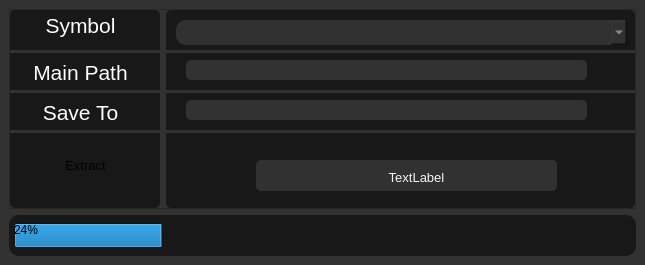
<?xml version="1.0" encoding="UTF-8"?>
<ui version="4.0">
 <class>MainWindow</class>
 <widget class="QMainWindow" name="MainWindow">
  <property name="geometry">
   <rect>
    <x>0</x>
    <y>0</y>
    <width>645</width>
    <height>265</height>
   </rect>
  </property>
  <property name="windowTitle">
   <string>MainWindow</string>
  </property>
  <property name="styleSheet">
   <string notr="true">background-color: rgb(50, 50, 50);</string>
  </property>
  <property name="tabShape">
   <enum>QTabWidget::Rounded</enum>
  </property>
  <widget class="QWidget" name="centralwidget">
   <layout class="QVBoxLayout" name="verticalLayout">
    <item>
     <widget class="QFrame" name="frame_upper">
      <property name="minimumSize">
       <size>
        <width>0</width>
        <height>200</height>
       </size>
      </property>
      <property name="frameShape">
       <enum>QFrame::StyledPanel</enum>
      </property>
      <property name="frameShadow">
       <enum>QFrame::Raised</enum>
      </property>
      <layout class="QHBoxLayout" name="horizontalLayout">
       <property name="leftMargin">
        <number>0</number>
       </property>
       <property name="topMargin">
        <number>0</number>
       </property>
       <property name="rightMargin">
        <number>0</number>
       </property>
       <property name="bottomMargin">
        <number>0</number>
       </property>
       <item>
        <widget class="QFrame" name="frame_upper_left">
         <property name="maximumSize">
          <size>
           <width>150</width>
           <height>16777215</height>
          </size>
         </property>
         <property name="styleSheet">
          <string notr="true">background-color: rgb(24, 24, 24);
border-radius:5px;</string>
         </property>
         <property name="frameShape">
          <enum>QFrame::StyledPanel</enum>
         </property>
         <property name="frameShadow">
          <enum>QFrame::Raised</enum>
         </property>
         <widget class="QLabel" name="label">
          <property name="geometry">
           <rect>
            <x>20</x>
            <y>0</y>
            <width>101</width>
            <height>31</height>
           </rect>
          </property>
          <property name="text">
           <string>&lt;html&gt;&lt;head/&gt;&lt;body&gt;&lt;p align=&quot;center&quot;&gt;&lt;span style=&quot; font-size:16pt; color:#fdfdfd;&quot;&gt;Symbol&lt;/span&gt;&lt;/p&gt;&lt;/body&gt;&lt;/html&gt;</string>
          </property>
         </widget>
         <widget class="Line" name="line">
          <property name="geometry">
           <rect>
            <x>0</x>
            <y>40</y>
            <width>151</width>
            <height>3</height>
           </rect>
          </property>
          <property name="minimumSize">
           <size>
            <width>100</width>
            <height>0</height>
           </size>
          </property>
          <property name="styleSheet">
           <string notr="true">background-color: rgb(50, 50, 50);</string>
          </property>
          <property name="orientation">
           <enum>Qt::Horizontal</enum>
          </property>
         </widget>
         <widget class="QLabel" name="label_2">
          <property name="geometry">
           <rect>
            <x>20</x>
            <y>50</y>
            <width>101</width>
            <height>21</height>
           </rect>
          </property>
          <property name="text">
           <string>&lt;html&gt;&lt;head/&gt;&lt;body&gt;&lt;p align=&quot;center&quot;&gt;&lt;span style=&quot; font-size:16pt; color:#fdfdfd;&quot;&gt;Main Path&lt;/span&gt;&lt;/p&gt;&lt;/body&gt;&lt;/html&gt;</string>
          </property>
         </widget>
         <widget class="Line" name="line_2">
          <property name="geometry">
           <rect>
            <x>0</x>
            <y>80</y>
            <width>151</width>
            <height>3</height>
           </rect>
          </property>
          <property name="minimumSize">
           <size>
            <width>100</width>
            <height>0</height>
           </size>
          </property>
          <property name="styleSheet">
           <string notr="true">background-color: rgb(50, 50, 50);</string>
          </property>
          <property name="orientation">
           <enum>Qt::Horizontal</enum>
          </property>
         </widget>
         <widget class="QLabel" name="label_3">
          <property name="geometry">
           <rect>
            <x>20</x>
            <y>90</y>
            <width>101</width>
            <height>21</height>
           </rect>
          </property>
          <property name="text">
           <string>&lt;html&gt;&lt;head/&gt;&lt;body&gt;&lt;p align=&quot;center&quot;&gt;&lt;span style=&quot; font-size:16pt; color:#ffffff;&quot;&gt;Save To&lt;/span&gt;&lt;/p&gt;&lt;/body&gt;&lt;/html&gt;</string>
          </property>
         </widget>
         <widget class="Line" name="line_3">
          <property name="geometry">
           <rect>
            <x>0</x>
            <y>120</y>
            <width>151</width>
            <height>3</height>
           </rect>
          </property>
          <property name="minimumSize">
           <size>
            <width>100</width>
            <height>0</height>
           </size>
          </property>
          <property name="styleSheet">
           <string notr="true">background-color: rgb(50, 50, 50);</string>
          </property>
          <property name="orientation">
           <enum>Qt::Horizontal</enum>
          </property>
         </widget>
         <widget class="QPushButton" name="pushButton_extract">
          <property name="geometry">
           <rect>
            <x>30</x>
            <y>140</y>
            <width>91</width>
            <height>31</height>
           </rect>
          </property>
          <property name="font">
           <font>
            <pointsize>10</pointsize>
           </font>
          </property>
          <property name="styleSheet">
           <string notr="true">background-color: rgb(235, 167, 20);

QPushButton:: hover
{
background-color: rgb(254, 180, 21);
	color: rgb(191, 191, 191);

}</string>
          </property>
          <property name="text">
           <string>Extract</string>
          </property>
         </widget>
        </widget>
       </item>
       <item>
        <widget class="QFrame" name="frame_upper_right">
         <property name="styleSheet">
          <string notr="true">background-color: rgb(24, 24, 24);
border-radius:5px;</string>
         </property>
         <property name="frameShape">
          <enum>QFrame::StyledPanel</enum>
         </property>
         <property name="frameShadow">
          <enum>QFrame::Raised</enum>
         </property>
         <widget class="QComboBox" name="comboBox_1">
          <property name="geometry">
           <rect>
            <x>10</x>
            <y>10</y>
            <width>451</width>
            <height>25</height>
           </rect>
          </property>
          <property name="styleSheet">
           <string notr="true">background-color: rgb(49, 49, 49);
color: rgb(186, 186, 186);
border-radius:10px;</string>
          </property>
         </widget>
         <widget class="Line" name="line_4">
          <property name="geometry">
           <rect>
            <x>0</x>
            <y>40</y>
            <width>480</width>
            <height>3</height>
           </rect>
          </property>
          <property name="minimumSize">
           <size>
            <width>100</width>
            <height>0</height>
           </size>
          </property>
          <property name="styleSheet">
           <string notr="true">background-color: rgb(50, 50, 50);</string>
          </property>
          <property name="orientation">
           <enum>Qt::Horizontal</enum>
          </property>
         </widget>
         <widget class="Line" name="line_5">
          <property name="geometry">
           <rect>
            <x>0</x>
            <y>80</y>
            <width>480</width>
            <height>3</height>
           </rect>
          </property>
          <property name="minimumSize">
           <size>
            <width>100</width>
            <height>0</height>
           </size>
          </property>
          <property name="styleSheet">
           <string notr="true">background-color: rgb(50, 50, 50);</string>
          </property>
          <property name="orientation">
           <enum>Qt::Horizontal</enum>
          </property>
         </widget>
         <widget class="Line" name="line_6">
          <property name="geometry">
           <rect>
            <x>0</x>
            <y>120</y>
            <width>480</width>
            <height>3</height>
           </rect>
          </property>
          <property name="minimumSize">
           <size>
            <width>100</width>
            <height>0</height>
           </size>
          </property>
          <property name="styleSheet">
           <string notr="true">background-color: rgb(50, 50, 50);</string>
          </property>
          <property name="orientation">
           <enum>Qt::Horizontal</enum>
          </property>
         </widget>
         <widget class="QLineEdit" name="lineEdit_main_path">
          <property name="geometry">
           <rect>
            <x>20</x>
            <y>50</y>
            <width>401</width>
            <height>20</height>
           </rect>
          </property>
          <property name="styleSheet">
           <string notr="true">background-color: rgb(50, 50, 50);
color: rgb(252, 252, 252);</string>
          </property>
         </widget>
         <widget class="QPushButton" name="pushButton_main_path">
          <property name="geometry">
           <rect>
            <x>430</x>
            <y>50</y>
            <width>31</width>
            <height>21</height>
           </rect>
          </property>
          <property name="font">
           <font>
            <pointsize>10</pointsize>
           </font>
          </property>
          <property name="cursor">
           <cursorShape>UpArrowCursor</cursorShape>
          </property>
          <property name="styleSheet">
           <string notr="true">background-color: rgb(235, 167, 20);

QPushButton:: hover
{
background-color: rgb(254, 180, 21);
	color: rgb(191, 191, 191);

}</string>
          </property>
          <property name="text">
           <string/>
          </property>
         </widget>
         <widget class="QLineEdit" name="lineEdit_save_to">
          <property name="geometry">
           <rect>
            <x>20</x>
            <y>90</y>
            <width>401</width>
            <height>20</height>
           </rect>
          </property>
          <property name="styleSheet">
           <string notr="true">background-color: rgb(50, 50, 50);
color: rgb(252, 252, 252);</string>
          </property>
         </widget>
         <widget class="QPushButton" name="pushButton_save_to">
          <property name="geometry">
           <rect>
            <x>430</x>
            <y>90</y>
            <width>31</width>
            <height>21</height>
           </rect>
          </property>
          <property name="font">
           <font>
            <pointsize>10</pointsize>
           </font>
          </property>
          <property name="cursor">
           <cursorShape>UpArrowCursor</cursorShape>
          </property>
          <property name="styleSheet">
           <string notr="true">background-color: rgb(235, 167, 20);

QPushButton:: hover
{
background-color: rgb(254, 180, 21);
	color: rgb(191, 191, 191);

}</string>
          </property>
          <property name="text">
           <string/>
          </property>
         </widget>
         <widget class="QFrame" name="frame_info">
          <property name="geometry">
           <rect>
            <x>90</x>
            <y>150</y>
            <width>301</width>
            <height>31</height>
           </rect>
          </property>
          <property name="styleSheet">
           <string notr="true">background-color: rgb(49, 49, 49);</string>
          </property>
          <property name="frameShape">
           <enum>QFrame::StyledPanel</enum>
          </property>
          <property name="frameShadow">
           <enum>QFrame::Raised</enum>
          </property>
          <widget class="QLabel" name="label_4">
           <property name="geometry">
            <rect>
             <x>80</x>
             <y>10</y>
             <width>161</width>
             <height>16</height>
            </rect>
           </property>
           <property name="text">
            <string>&lt;html&gt;&lt;head/&gt;&lt;body&gt;&lt;p align=&quot;center&quot;&gt;&lt;span style=&quot; font-size:10pt; color:#f5f5f5;&quot;&gt;TextLabel&lt;/span&gt;&lt;/p&gt;&lt;/body&gt;&lt;/html&gt;</string>
           </property>
          </widget>
         </widget>
        </widget>
       </item>
      </layout>
     </widget>
    </item>
    <item>
     <widget class="QFrame" name="frame_bottom">
      <property name="maximumSize">
       <size>
        <width>16777215</width>
        <height>50</height>
       </size>
      </property>
      <property name="styleSheet">
       <string notr="true">background-color: rgb(24, 24, 24);
border-radius:10px;</string>
      </property>
      <property name="frameShape">
       <enum>QFrame::StyledPanel</enum>
      </property>
      <property name="frameShadow">
       <enum>QFrame::Raised</enum>
      </property>
      <layout class="QVBoxLayout" name="verticalLayout_2">
       <property name="spacing">
        <number>0</number>
       </property>
       <property name="leftMargin">
        <number>5</number>
       </property>
       <property name="topMargin">
        <number>0</number>
       </property>
       <property name="rightMargin">
        <number>5</number>
       </property>
       <property name="bottomMargin">
        <number>0</number>
       </property>
       <item>
        <widget class="QProgressBar" name="progressBar_1">
         <property name="minimumSize">
          <size>
           <width>0</width>
           <height>25</height>
          </size>
         </property>
         <property name="cursor">
          <cursorShape>WaitCursor</cursorShape>
         </property>
         <property name="styleSheet">
          <string notr="true">border-radius:5px;</string>
         </property>
         <property name="value">
          <number>24</number>
         </property>
        </widget>
       </item>
      </layout>
     </widget>
    </item>
   </layout>
  </widget>
 </widget>
 <resources/>
 <connections/>
</ui>
